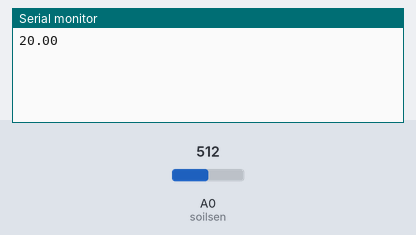
Recording of a sketch running on a simulated Arduino Uno, built with avr-gcc and run on an emulated ATmega328P. Parts: the last lines printed to the serial monitor. Inputs (shaded band) come from the test bench; at power-on: A0 (soilsen) = 512.

Above: at 6.8 s.
6.9 s: A0 (soilsen) set to 716
At 12.4 s:
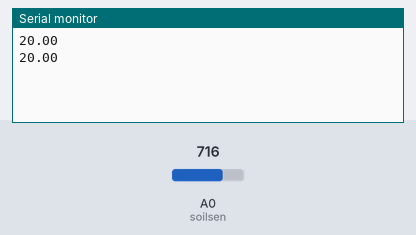
13.6 s: A0 (soilsen) set to 900
At 18.4 s:
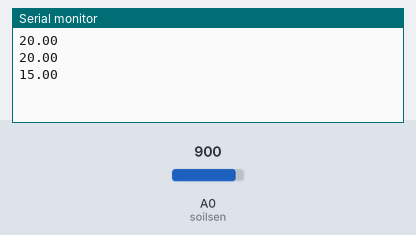
Timing chart, 0 to 19.9 s (numbered marks = the images above; inputs shaded):
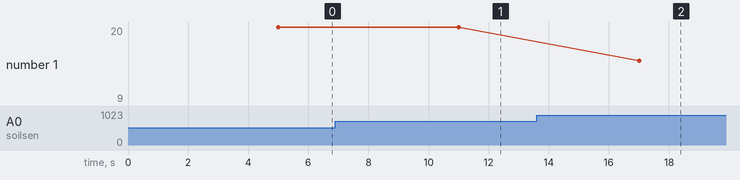

The sketch:

Input_Blynk.ino
```cpp
#include <SoftwareSerial.h>

const int soilsen = A0;
float soilanalog,soilval;

SoftwareSerial arduino(19,18); //RX,TX

void setup()
{
  Serial.begin(115200);
  arduino.begin(9600);
  pinMode(soilsen,INPUT);

}

void soilmoisture()
{
  soilanalog = analogRead(soilsen);
  soilval = map(soilanalog,526,205,0.5,10);
  delay(5000);
}

void loop()
{
  soilmoisture();
  soilval = soilval + 20;
  arduino.print(soilval);
  Serial.println(soilval);

  delay(1000);
}
```

Measured:
- plotted number 1: 20 → 9 after the input at 13.6 s
